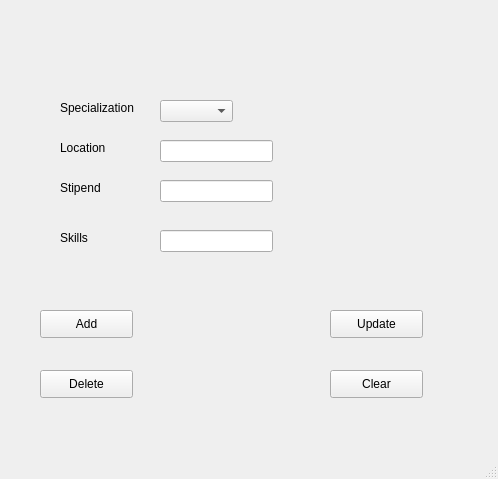
<?xml version="1.0" encoding="UTF-8"?>
<ui version="4.0">
 <class>MainWindow</class>
 <widget class="QMainWindow" name="MainWindow">
  <property name="geometry">
   <rect>
    <x>0</x>
    <y>0</y>
    <width>498</width>
    <height>479</height>
   </rect>
  </property>
  <property name="windowTitle">
   <string>Company Dashboard</string>
  </property>
  <widget class="QWidget" name="centralwidget">
   <widget class="QLabel" name="label">
    <property name="geometry">
     <rect>
      <x>60</x>
      <y>100</y>
      <width>91</width>
      <height>16</height>
     </rect>
    </property>
    <property name="text">
     <string>Specialization</string>
    </property>
   </widget>
   <widget class="QLabel" name="label_2">
    <property name="geometry">
     <rect>
      <x>60</x>
      <y>140</y>
      <width>55</width>
      <height>16</height>
     </rect>
    </property>
    <property name="text">
     <string>Location</string>
    </property>
   </widget>
   <widget class="QLabel" name="label_3">
    <property name="geometry">
     <rect>
      <x>60</x>
      <y>180</y>
      <width>55</width>
      <height>16</height>
     </rect>
    </property>
    <property name="text">
     <string>Stipend</string>
    </property>
   </widget>
   <widget class="QLabel" name="label_4">
    <property name="geometry">
     <rect>
      <x>60</x>
      <y>230</y>
      <width>55</width>
      <height>16</height>
     </rect>
    </property>
    <property name="text">
     <string>Skills</string>
    </property>
   </widget>
   <widget class="QLineEdit" name="lineEdit">
    <property name="geometry">
     <rect>
      <x>160</x>
      <y>140</y>
      <width>113</width>
      <height>22</height>
     </rect>
    </property>
   </widget>
   <widget class="QLineEdit" name="lineEdit_2">
    <property name="geometry">
     <rect>
      <x>160</x>
      <y>180</y>
      <width>113</width>
      <height>22</height>
     </rect>
    </property>
   </widget>
   <widget class="QLineEdit" name="lineEdit_3">
    <property name="geometry">
     <rect>
      <x>160</x>
      <y>230</y>
      <width>113</width>
      <height>22</height>
     </rect>
    </property>
   </widget>
   <widget class="QComboBox" name="comboBox">
    <property name="geometry">
     <rect>
      <x>160</x>
      <y>100</y>
      <width>73</width>
      <height>22</height>
     </rect>
    </property>
   </widget>
   <widget class="QPushButton" name="pushButton">
    <property name="geometry">
     <rect>
      <x>40</x>
      <y>310</y>
      <width>93</width>
      <height>28</height>
     </rect>
    </property>
    <property name="text">
     <string>Add</string>
    </property>
   </widget>
   <widget class="QPushButton" name="pushButton_2">
    <property name="geometry">
     <rect>
      <x>40</x>
      <y>370</y>
      <width>93</width>
      <height>28</height>
     </rect>
    </property>
    <property name="text">
     <string>Delete</string>
    </property>
   </widget>
   <widget class="QPushButton" name="pushButton_3">
    <property name="geometry">
     <rect>
      <x>330</x>
      <y>370</y>
      <width>93</width>
      <height>28</height>
     </rect>
    </property>
    <property name="text">
     <string>Clear</string>
    </property>
   </widget>
   <widget class="QPushButton" name="pushButton_4">
    <property name="geometry">
     <rect>
      <x>330</x>
      <y>310</y>
      <width>93</width>
      <height>28</height>
     </rect>
    </property>
    <property name="text">
     <string>Update</string>
    </property>
   </widget>
  </widget>
  <widget class="QMenuBar" name="menubar">
   <property name="geometry">
    <rect>
     <x>0</x>
     <y>0</y>
     <width>498</width>
     <height>26</height>
    </rect>
   </property>
  </widget>
  <widget class="QStatusBar" name="statusbar"/>
 </widget>
 <resources/>
 <connections/>
</ui>
